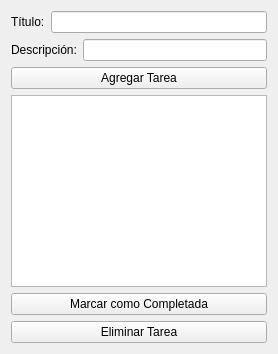
<?xml version="1.0" encoding="UTF-8"?>
<ui version="4.0">
 <class>GestorTareas</class>
 <widget class="QWidget" name="GestorTareas">
  <property name="windowTitle">
   <string>Gestor de Tareas</string>
  </property>
  <layout class="QVBoxLayout" name="verticalLayout">
   <item>
    <layout class="QHBoxLayout" name="titleLayout">
     <item>
      <widget class="QLabel" name="titleLabel">
       <property name="text">
        <string>Título:</string>
       </property>
      </widget>
     </item>
     <item>
      <widget class="QLineEdit" name="titulo_entry"/>
     </item>
    </layout>
   </item>
   <item>
    <layout class="QHBoxLayout" name="descriptionLayout">
     <item>
      <widget class="QLabel" name="descriptionLabel">
       <property name="text">
        <string>Descripción:</string>
       </property>
      </widget>
     </item>
     <item>
      <widget class="QLineEdit" name="descripcion_entry"/>
     </item>
    </layout>
   </item>
   <item>
    <widget class="QPushButton" name="agregar_btn">
     <property name="text">
      <string>Agregar Tarea</string>
     </property>
    </widget>
   </item>
   <item>
    <widget class="QListWidget" name="tareas_listbox"/>
   </item>
   <item>
    <widget class="QPushButton" name="completar_btn">
     <property name="text">
      <string>Marcar como Completada</string>
     </property>
    </widget>
   </item>
   <item>
    <widget class="QPushButton" name="eliminar_btn">
     <property name="text">
      <string>Eliminar Tarea</string>
     </property>
    </widget>
   </item>
  </layout>
 </widget>
 <resources/>
 <connections/>
</ui>
